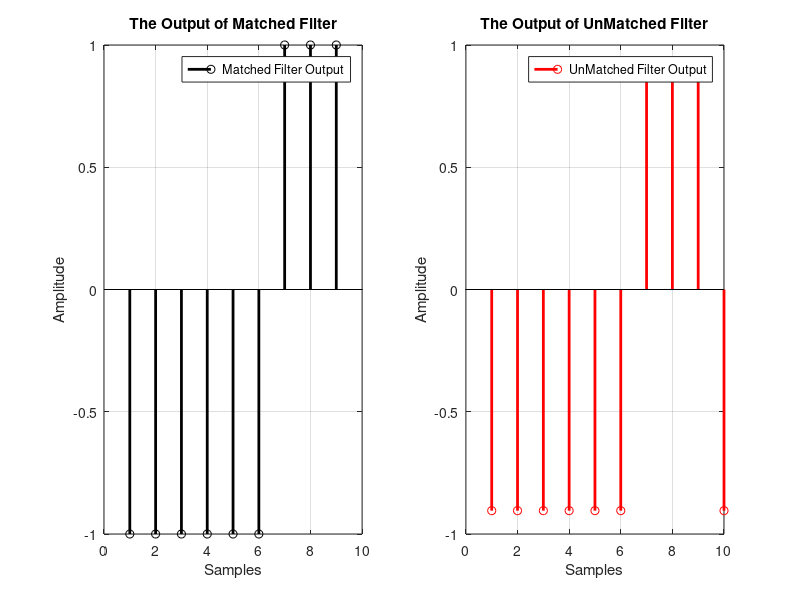
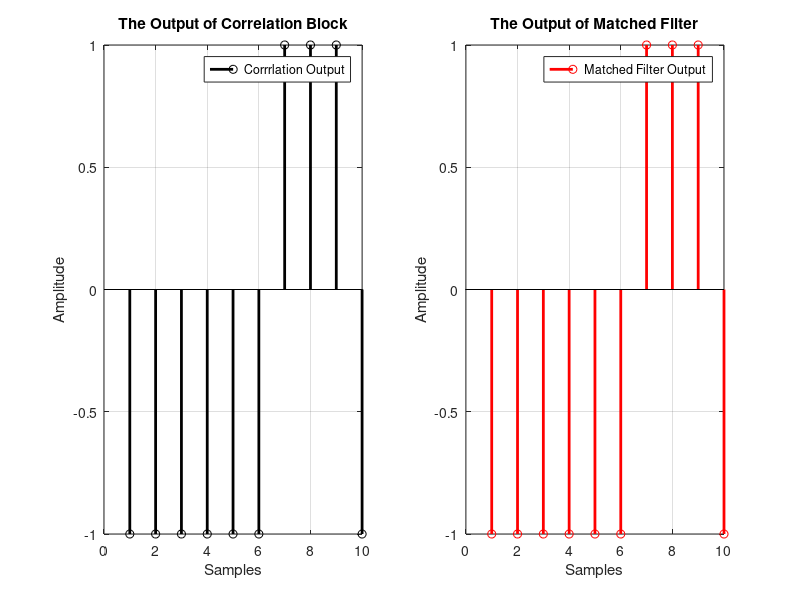
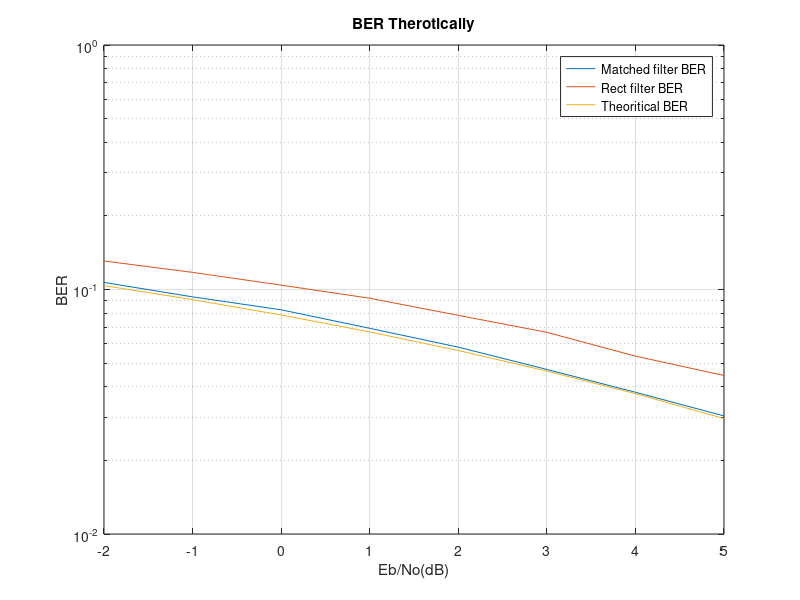

MATLAB code for these plots, in order: (Note: this script raises an error after producing the figures.)
%% Generate the 10-bit data
bits = randi([0 1], [1 10]);

%% (1) Matched filters and correlators in noise free environment:
d = 2*bits -1;                      % Remaping the data form -1 to 1
data = upsample(d,5);               % Make to 1 or -1 then 4 zeroes
pulse_shaping=[5 4 3 2 1]/sqrt(55); % Design the filter
%%------------------------------------------------------------------------------
y = conv(data,pulse_shaping);       % Making the data analog to transmit
match_filter_1= fliplr(pulse_shaping); % Matched filter Reciver
filter_2 = [1 1 1 1 1]/sqrt(5);     % Rect filter reciver
out_Rx1 = conv(y,match_filter_1);   % output of matched filter reciver (y)
out_Rx2 = conv(y,filter_2); out_Rx11=downsample(out_Rx1(5:end),5); out_Rx11=out_Rx11(1:end-1); out_Rx22=downsample(out_Rx2(5:end),5); Signal1=out_Rx11(1:end-1); Signal2=out_Rx22(1:end-1); h=1; y=y(1:end-4);
for i=1:5:length(y)
    out_corr(h)=y(i)*pulse_shaping(1)+y(i+1)*pulse_shaping(2)+y(i+2)*pulse_shaping(3)+y(i+3)*pulse_shaping(4)+y(i+4)*pulse_shaping(5); 
    h=h+1;
end
% output of Rect filter reciver (y)
figure 
subplot(1,2,1)
stem(Signal1, 'k', 'LineWidth', 2)
title('The Output of Matched Filter')
xlabel('Samples') 
ylabel('Amplitude') 
legend('Matched Filter Output') 
grid on

subplot(1,2,2)
stem(Signal2, 'r', 'LineWidth', 2)
title('The Output of UnMatched Filter')
xlabel('Samples') 
ylabel('Amplitude') 
legend('UnMatched Filter Output')
grid on

% showing the outout figure
figure
subplot(1,2,1) 
stem(out_corr, 'k' ,'LineWidth',2) 
title('The Output of Correlation Block') 
xlabel('Samples')
ylabel('Amplitude')
legend('Corrrlation Output') 
grid on

subplot(1,2,2)
stem(out_Rx11, 'r', 'LineWidth', 2)
title('The Output of Matched Filter') 
xlabel('Samples') 
ylabel('Amplitude') 
legend('Matched Filter Output') 
grid on

%% Generate the 10000-bit data
bits = randi([0 1], [1 10000]);
%% (2) Noise analysis:
N0 = 1./(10.^((-2:1:5)/20));
d = 2*bits -1;          % Remaping the data form -1 to 1
data = upsample(d,5);   % Make to 1 or -1 then 4 zeroes
y = conv(data,pulse_shaping);   % Making the data analog to transmit(output of transmiter)
noise = zeros(1,length(y));     % initialize a vector for channel noise
noise_int = randn(1,length(y)); % creating intializing channel noise
y_Rx = zeros(length(N0),length(y)); % initialize a matrix for Input reciver(received signal)

out_Rx1 = zeros(length(N0),length(y)+4);
for i = 1:length(N0)
    noise =sqrt(N0(i)/2).*noise_int;    % Scaling the noise to the variance No/2
    y_Rx(i,:) = y+noise;    % adding noise to the input for the reciver
    out_Rx1(i,:) = conv(y_Rx(i,:),match_filter_1); % output of matched filter receiver with noise
    out_Rx44(i,:)=downsample(out_Rx1(i,5:end),5); 
    Signal=out_Rx44(i,1:end-1);
    BER1(i)=sum((d>0)~=(Signal>0))/length(d);
end

out_Rx2 = zeros(length(N0),length(y)+4);
for i = 1:length(N0) 
    noise = sqrt(N0(i)/2).*noise_int; % Scaling the noise to the variance No/2
    y_Rx(i,:) = y+noise; % adding noise to the input for the reciver
    out_Rx2(i,:) = conv(y_Rx(i,:),filter_2); % output of matched filter receiver with noise
    out_Rx33(i,:)=downsample(out_Rx2(i,5:end),5);
    Signal=out_Rx33(i,1:end-1);
    BER2(i)=sum((d>0)~=(Signal>0))/length(d);
end

BER = zeros(1,length(N0));
for i = 1: length(N0)
    BER(i) = 0.5*erfc(sqrt(1/ N0(i)));
end

figure 
semilogy([-2:1:5],BER1) 
hold on
semilogy([-2:1:5],BER2) 
hold on
semilogy([-2:1:5],BER) 
title('BER Therotically') 
xlabel('Eb/No(dB)') 
ylabel('BER')
legend('Matched filter BER', 'Rect filter BER', 'Theoritical BER') 
grid on

%% Generate the 10000-bit data
bits = randi([0 1], [1 100]);

%% (3) ISI and raised cosine:
d = 2*bits -1; R = [0 0 1 1]; Delay = [2 8 2 8]; Fd =0.5; Fs =1; out_Rx3 = zeros(4,length(d));
for i =1:4
    [NUM, DEN] = (rcosine(Fd, Fs, 'sqrt' , R(i), Delay(i)));
    Y = rcosflt(d, Fd, Fs, 'sqrt', R(i), Delay(i),NUM);
    % out_Rx3(i,:)=filter(NUM, DEN ,d);
    eyediagram(Y,2,1) 
    title(['Eyediagram for delay = ', num2str(Delay(i)), ', R = ', num2str(R(i))])
end